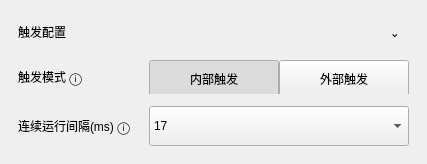
                  <widget class="QFrame" name="allTriggerConfigCard">
                   <property name="frameShape">
                    <enum>QFrame::NoFrame</enum>
                   </property>
                   <property name="card" stdset="0">
                    <bool>true</bool>
                   </property>
                   <layout class="QVBoxLayout" name="verticalLayout_allTriggerConfigCard">
                    <property name="spacing">
                     <number>14</number>
                    </property>
                    <property name="leftMargin">
                     <number>18</number>
                    </property>
                    <property name="topMargin">
                     <number>18</number>
                    </property>
                    <property name="rightMargin">
                     <number>18</number>
                    </property>
                    <property name="bottomMargin">
                     <number>18</number>
                    </property>
                    <item>
                     <widget class="QFrame" name="allTriggerConfigCardHeaderFrame">
                      <property name="frameShape">
                       <enum>QFrame::NoFrame</enum>
                      </property>
                      <layout class="QHBoxLayout" name="horizontalLayout_allTriggerConfigCardHeader">
                       <property name="spacing">
                        <number>0</number>
                       </property>
                       <property name="leftMargin">
                        <number>0</number>
                       </property>
                       <property name="topMargin">
                        <number>0</number>
                       </property>
                       <property name="rightMargin">
                        <number>0</number>
                       </property>
                       <property name="bottomMargin">
                        <number>0</number>
                       </property>
                       <item>
                        <widget class="QLabel" name="allTriggerConfigCardTitleLabel">
                         <property name="text">
                          <string>触发配置</string>
                         </property>
                         <property name="cardTitle" stdset="0">
                          <bool>true</bool>
                         </property>
                        </widget>
                       </item>
                       <item>
                        <spacer name="horizontalSpacer_allTriggerConfigCardHeader">
                         <property name="orientation">
                          <enum>Qt::Horizontal</enum>
                         </property>
                         <property name="sizeHint" stdset="0">
                          <size>
                           <width>40</width>
                           <height>20</height>
                          </size>
                         </property>
                        </spacer>
                       </item>
                       <item>
                        <widget class="QToolButton" name="allTriggerConfigCardCollapseButton">
                         <property name="minimumSize">
                          <size>
                           <width>28</width>
                           <height>28</height>
                          </size>
                         </property>
                         <property name="text">
                          <string>⌄</string>
                         </property>
                         <property name="autoRaise">
                          <bool>true</bool>
                         </property>
                        </widget>
                       </item>
                      </layout>
                     </widget>
                    </item>
                    <item>
                     <widget class="QFrame" name="allTriggerFormFrame">
                      <property name="frameShape">
                       <enum>QFrame::NoFrame</enum>
                      </property>
                      <layout class="QGridLayout" name="gridLayout_allTrigger">
                       <property name="leftMargin">
                        <number>0</number>
                       </property>
                       <property name="topMargin">
                        <number>0</number>
                       </property>
                       <property name="rightMargin">
                        <number>0</number>
                       </property>
                       <property name="bottomMargin">
                        <number>0</number>
                       </property>
                       <property name="horizontalSpacing">
                        <number>18</number>
                       </property>
                       <property name="verticalSpacing">
                        <number>12</number>
                       </property>
                       <item row="0" column="0">
                        <widget class="QLabel" name="allTriggerModeLabel">
                         <property name="text">
                          <string>触发模式 ⓘ</string>
                         </property>
                         <property name="formLabel" stdset="0">
                          <bool>true</bool>
                         </property>
                        </widget>
                       </item>
                       <item row="0" column="1">
                        <widget class="QFrame" name="allTriggerSegmentFrame">
                         <property name="minimumSize">
                          <size>
                           <width>212</width>
                           <height>34</height>
                          </size>
                         </property>
                         <property name="maximumSize">
                          <size>
                           <width>16777215</width>
                           <height>34</height>
                          </size>
                         </property>
                         <property name="frameShape">
                          <enum>QFrame::NoFrame</enum>
                         </property>
                         <property name="segmented" stdset="0">
                          <bool>true</bool>
                         </property>
                         <layout class="QHBoxLayout" name="horizontalLayout_allTriggerSegmentFrame">
                          <property name="spacing">
                           <number>0</number>
                          </property>
                          <property name="leftMargin">
                           <number>0</number>
                          </property>
                          <property name="topMargin">
                           <number>0</number>
                          </property>
                          <property name="rightMargin">
                           <number>0</number>
                          </property>
                          <property name="bottomMargin">
                           <number>0</number>
                          </property>
                          <item>
                           <widget class="QPushButton" name="allInternalTriggerButton">
                            <property name="minimumSize">
                             <size>
                              <width>106</width>
                              <height>38</height>
                             </size>
                            </property>
                            <property name="text">
                             <string>内部触发</string>
                            </property>
                            <property name="checkable">
                             <bool>true</bool>
                            </property>
                            <property name="checked">
                             <bool>true</bool>
                            </property>
                           </widget>
                          </item>
                          <item>
                           <widget class="QPushButton" name="allExternalTriggerButton">
                            <property name="minimumSize">
                             <size>
                              <width>106</width>
                              <height>38</height>
                             </size>
                            </property>
                            <property name="text">
                             <string>外部触发</string>
                            </property>
                            <property name="checkable">
                             <bool>true</bool>
                            </property>
                           </widget>
                          </item>
                         </layout>
                        </widget>
                       </item>
                       <item row="1" column="0">
                        <widget class="QLabel" name="runIntervalLabel">
                         <property name="text">
                          <string>连续运行间隔(ms) ⓘ</string>
                         </property>
                         <property name="formLabel" stdset="0">
                          <bool>true</bool>
                         </property>
                        </widget>
                       </item>
                       <item row="1" column="1">
                        <widget class="QComboBox" name="runIntervalComboBox">
                         <property name="minimumSize">
                          <size>
                           <width>260</width>
                           <height>40</height>
                          </size>
                         </property>
                         <item>
                          <property name="text">
                           <string>17</string>
                          </property>
                         </item>
                        </widget>
                       </item>
                      </layout>
                     </widget>
                    </item>
                   </layout>
                  </widget>
